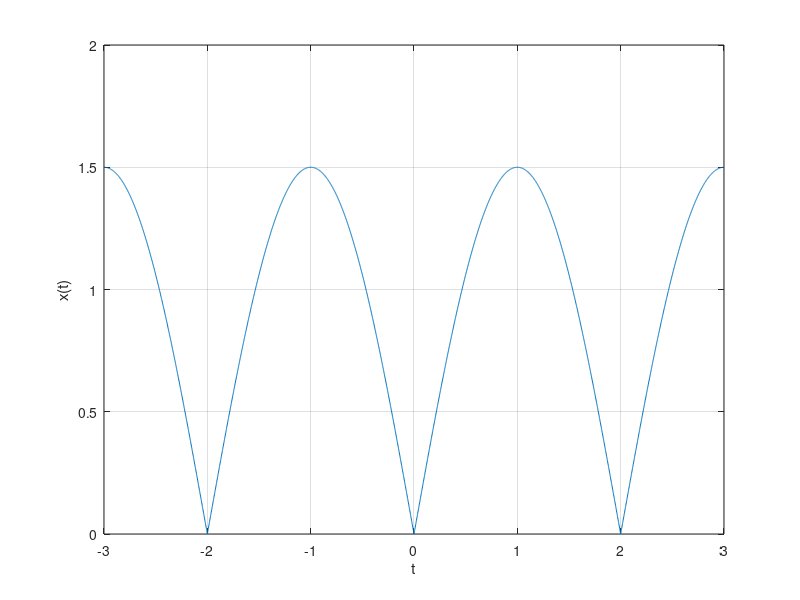

This figure's MATLAB source:
rez_temp = 0.002;
T = 4;
A = 1.5;
BEGIN = -3;
END = 3;
x = BEGIN : rez_temp : END;
y = A*sin(2*pi*(1/T)*x);
%Vectorul y devine modulul sau.
y = abs(y);
plot(x,y)
grid
xlabel("t")
ylabel("x(t)")
